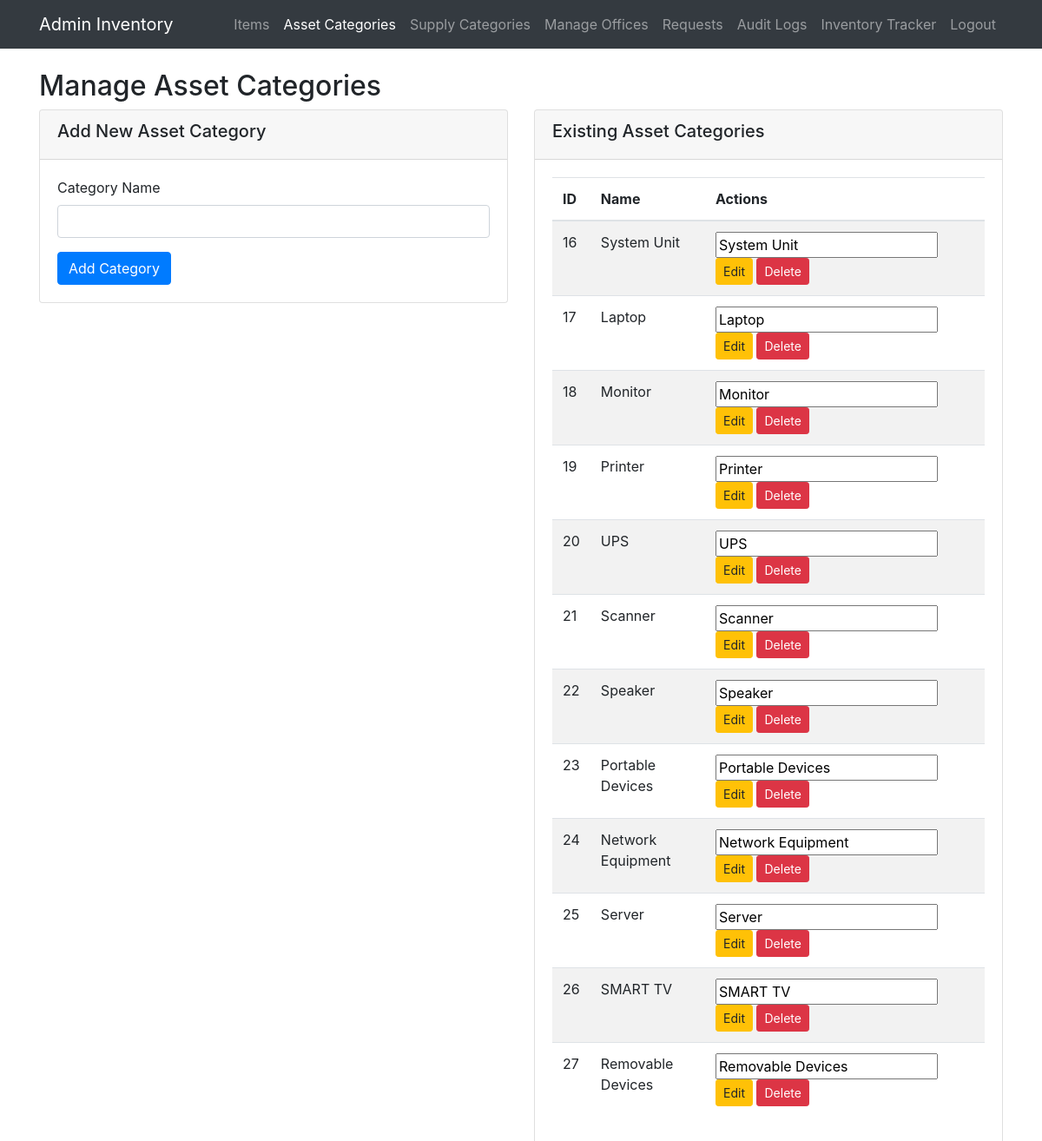
The app's page /admin/manage_assets_category.php (signed in), older data.
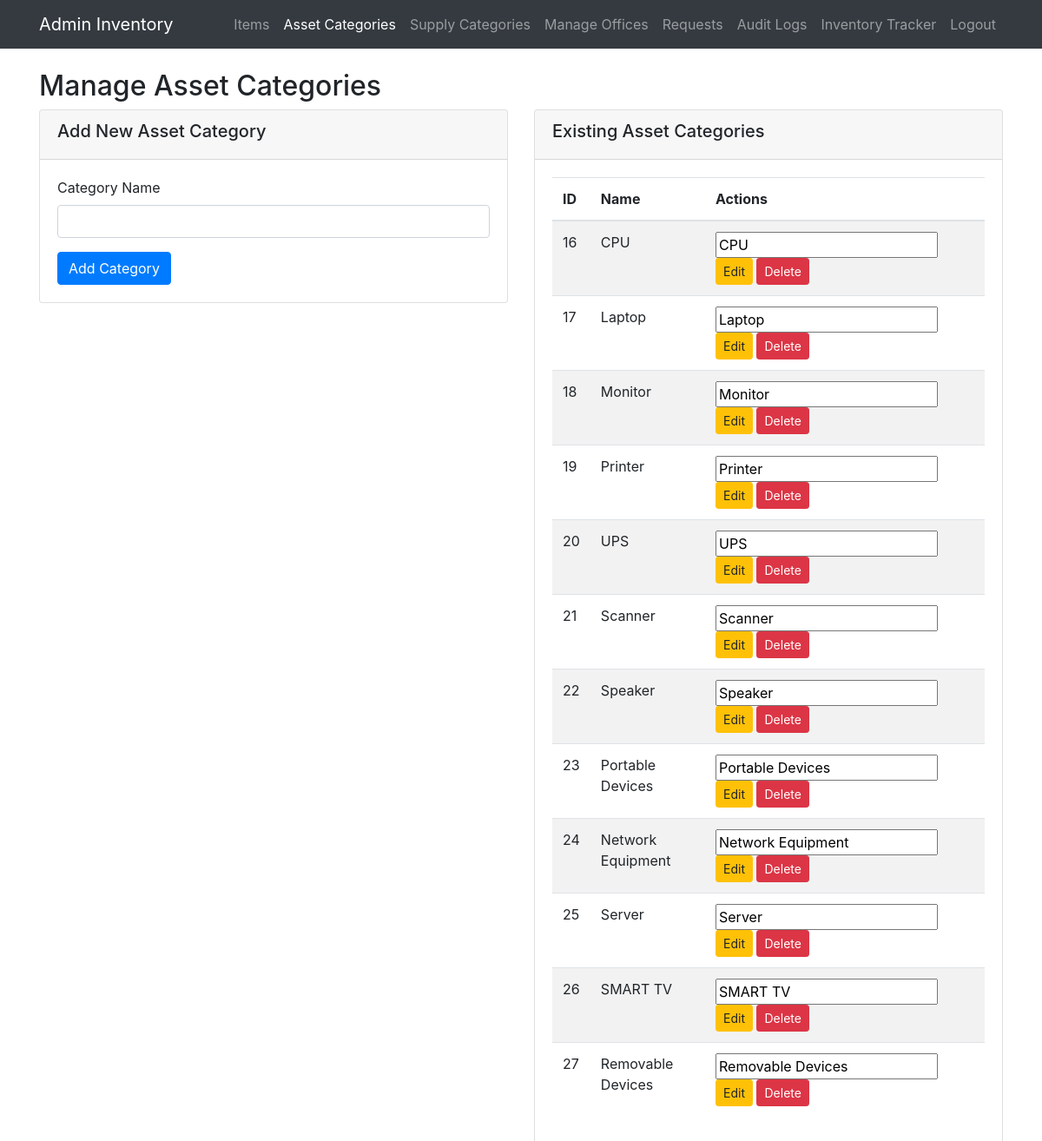
The same page, newer data.
### tables this page shows
CREATE TABLE `categories` (
  `id` int(11) NOT NULL,
  `name` varchar(100) NOT NULL,
  `created_at` datetime DEFAULT current_timestamp(),
  `category_type` enum('supply','asset') NOT NULL
);

### admin/manage_assets_category.php (the view, shortened to what this page needs)
<?php
require '../config/db.php';
$categories = $db->query("SELECT * FROM categories WHERE category_type = 'asset' ORDER BY id ASC")->fetch_all(MYSQLI_ASSOC);
?>
<!DOCTYPE html>
<html lang="en">
<head>
    <link rel="stylesheet" href="https://cdn.jsdelivr.net/npm/bootstrap@4.6.2/dist/css/bootstrap.min.css">
</head>
<body>
<nav class="navbar navbar-expand-lg navbar-dark bg-dark fixed-top">
    <div class="container">
        <a class="navbar-brand" href="dashboard.php">Admin Inventory</a>
        <ul class="navbar-nav ml-auto">
            <li class="nav-item"><a href="items.php" class="nav-link">Items</a></li>
            <li class="nav-item"><a href="manage_assets_category.php" class="nav-link active">Asset Categories</a></li>
            <li class="nav-item"><a href="manage_supplies_category.php" class="nav-link">Supply Categories</a></li>
            <li class="nav-item"><a href="offices.php" class="nav-link">Manage Offices</a></li>
            <li class="nav-item"><a href="requests.php" class="nav-link">Requests</a></li>
            <li class="nav-item"><a href="audit_logs.php" class="nav-link">Audit Logs</a></li>
            <li class="nav-item"><a href="tracker.php" class="nav-link">Inventory Tracker</a></li>
            <li class="nav-item"><a href="/inventory_system/logout.php" class="nav-link">Logout</a></li>
        </ul>
    </div>
</nav>
<div class="container" style="margin-top: 80px;">
    <h2>Manage Asset Categories</h2>
    <div class="row">
        <div class="col-md-6">
            <div class="card">
                <div class="card-header">
                    <h5>Add New Asset Category</h5>
                </div>
                <div class="card-body">
                    <form method="POST">
                        <div class="form-group">
                            <label for="name">Category Name</label>
                            <input type="text" class="form-control" id="name" name="name" required>
                        </div>
                        <button type="submit" name="add_category" class="btn btn-primary">Add Category</button>
                    </form>
                </div>
            </div>
        </div>
        <div class="col-md-6">
            <div class="card">
                <div class="card-header">
                    <h5>Existing Asset Categories</h5>
                </div>
                <div class="card-body">
                    <?php if (count($categories) > 0): ?>
                    <div class="table-responsive">
                        <table class="table table-striped">
                            <thead>
                                <tr>
                                    <th>ID</th>
                                    <th>Name</th>
                                    <th>Actions</th>
                                </tr>
                            </thead>
                            <tbody>
                                <?php foreach ($categories as $category): ?>
                                <tr>
                                    <td><?php echo $category['id']; ?></td>
                                    <td><?php echo htmlspecialchars($category['name']); ?></td>
                                    <td>
                                        <form method="POST" style="display:inline;">
                                            <input type="text" name="new_name" value="<?php echo htmlspecialchars($category['name']); ?>" required>
                                            <button type="submit" name="edit_category" class="btn btn-warning btn-sm">Edit</button>
                                        </form>
                                        <form method="POST" style="display:inline;">
                                            <button type="submit" name="delete_category" class="btn btn-danger btn-sm"
                                                    onclick="return confirm('Are you sure you want to delete this category?');">
                                                Delete
                                            </button>
                                        </form>
                                    </td>
                                </tr>
                                <?php endforeach; ?>
                            </tbody>
                        </table>
                    </div>
                    <?php else: ?>
                    <p class="text-muted">No asset categories found.</p>
                    <?php endif; ?>
                </div>
            </div>
        </div>
    </div>
</div>
</body>
</html>

Row changes from the older to the newer data that the page shows:
changed categories id 16: name "System Unit" → "CPU"; new_name "System Unit" → "CPU"
